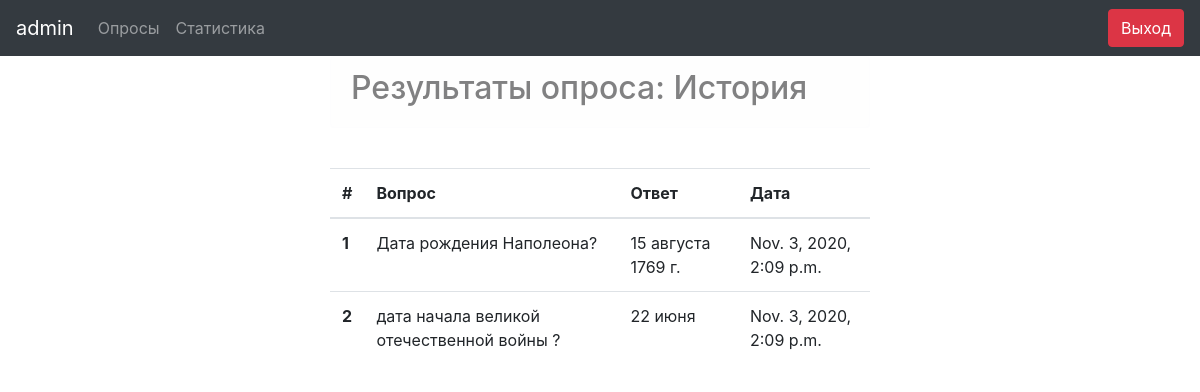
/4/results/ (signed in), run on the app's committed database.
### p_pols/models.py (models this page shows, shortened)
class Poll(models.Model):
    title = models.CharField(max_length=4096,  help_text="Опрос", verbose_name="Опрос")
    question = models.ManyToManyField(Question, related_name='polls',help_text="Вопрос", verbose_name="Вопрос")
    pub_date = models.DateTimeField(help_text="Дата публикации", verbose_name="Дата публикации",default=timezone.now())
    def publish(self):
        return self.pub_date <= timezone.now()
    publish.admin_order_field = 'pub_date'
    publish.boolean = True
    publish.short_description = 'Опубликовано ?'

class Answer(models.Model):
    user = models.ForeignKey(UserProfile, on_delete=models.DO_NOTHING, default=None)
    poll = models.ForeignKey(Poll, on_delete=models.DO_NOTHING, default=None)
    question = models.ForeignKey(Question, on_delete=models.DO_NOTHING)
    choice = models.ForeignKey(Choice, on_delete=models.DO_NOTHING)
    created = models.DateTimeField(auto_now_add=True)

class Question(models.Model):
    title = models.CharField(max_length=4096,  help_text="Вопрос", verbose_name="Вопрос")
    def __str__(self):
           return self.title

class Choice(models.Model):
    question = models.ForeignKey(Question, on_delete=models.CASCADE)
    title = models.CharField(max_length=4096, help_text="Вариант ответа", verbose_name="Вариант ответа")
    def __str__(self):
        return self.title

### p_pols/views.py (the view)
# urls.py: re_path(r'^(?P<poll_id>\d+)/results/$', results, name='results'),
@login_required
def results(request, poll_id):
    context = {}
    context['username'] = request.user.username
    profile = get_object_or_404(UserProfile, user=request.user)
    r_poll = get_object_or_404(Poll,pk=poll_id)
    context['poll']=r_poll
    context['user_answers'] = Answer.objects.all().filter(user=profile).filter(poll=r_poll)
    return render(request, 'results.html', context)

### p_pols/templates/results.html
{% extends  'nav.html' %}
{% block main %}
{% if user_answers %}
<div class="alert alert-light" role="alert">
    <h2>Результаты опроса: {{poll.title}}</h2>
</div>
<br>
<table class="table">
    <thead>
      <tr>
        <th scope="col">#</th>
        <th scope="col">Вопрос</th>
        <th scope="col">Ответ</th>
        <th scope="col">Дата</th>
      </tr>
    </thead>
    <tbody>
      {% for answer in user_answers %}
      <tr>
        <th scope="row">{{forloop.counter}}</th>
        <td>{{answer.question}}</td>
        <td>{{answer.choice}}</td>
        <td>{{answer.created}}</td>
      </tr>
      {% endfor %}
    </tbody>
  </table>
  {% else %}
    <p>Результатов прохождения опроса нет.</p>
  {% endif %}
{% endblock %}

### p_pols/templates/nav.html (shortened to what this page needs)
<!doctype  html>
<html  lang="en">
<head>
{% load static %}
<link rel="stylesheet" type="text/css" href="{% static 'css/bootstrap.min.css' %}">
</head>
<body>
    <nav class="navbar navbar-expand-sm bg-dark navbar-dark">
        <a class="navbar-brand" href="#">{{ username }}</a>
        <ul class="navbar-nav">
          <li class="nav-item">
            <a class="nav-link" href="poll">Опросы</a>
          </li>
          <li class="nav-item">
            <a class="nav-link" href="stat">Статистика</a>
          </li>
        </ul>
        <a class="btn btn-danger navbar-btn"  href="{% url 'logout' %}" style="margin: 0 0 0 auto;">Выход</a>
      </nav>
  <div  class="container">
  <div  class="row justify-content-center">
      <div  class="col-6">
      {% block main %}
      {% endblock %}
      </div>
    </div>
  </div>
</body>
</html>

### data on the page
Poll: title "История"
Answer: question "Дата рождения Наполеона?", choice "15 августа 1769 г.", created "Nov. 3, 2020, 2:09 p.m."
Answer: question "дата начала великой отечественной войны ?", choice "22 июня", created "Nov. 3, 2020, 2:09 p.m."

### other printed values
{{ username }} "admin"
